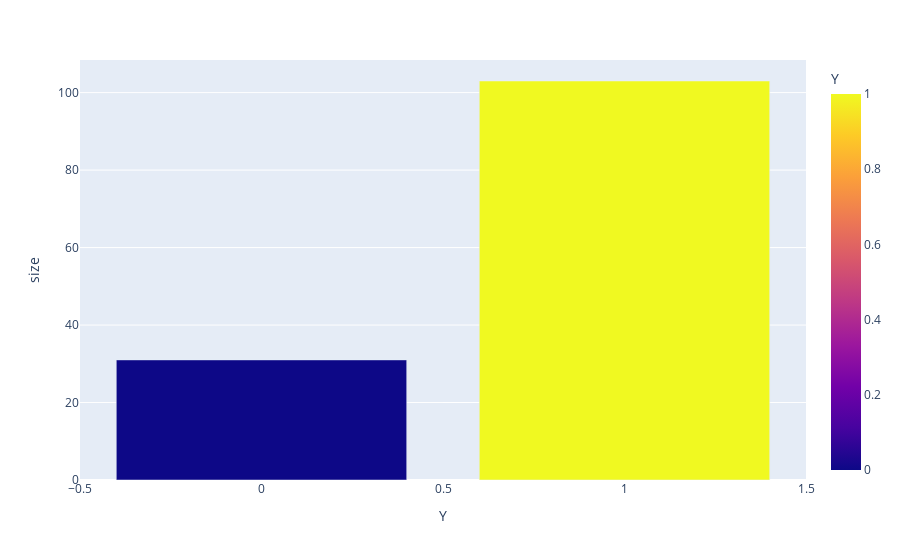

Notebook code cell kept with this figure:
### Markdown cell above
4. Compare the acceptance rate between drivers who go to a bar more than once a month and are over the age of 25 to the all others.  Is there a difference?

### Code cell
# create scenariodf1 => bar > 1 and age > 25
scenariodf1 =  barcoupon.query("Bar > 1").query("age > 25 ")
scenariodf1 = scenariodf1.groupby('Y').size().reset_index(name='size')

fig = px.bar(scenariodf1, x='Y', y='size',color='Y')
fig.show()

### Figure 1 — Plotly figure (JSON) as saved in the notebook; plotly's stock layout.template omitted (floating-point values rounded to 4 significant figures)
{"data": [{"alignmentgroup": "True", "hovertemplate": "Y=%{marker.color}<br>size=%{y}<extra></extra>", "legendgroup": "", "marker": {"color": [0, 1], "coloraxis": "coloraxis", "pattern": {"shape": ""}}, "name": "", "offsetgroup": "", "orientation": "v", "showlegend": false, "textposition": "auto", "type": "bar", "x": [0, 1], "xaxis": "x", "y": [31, 103], "yaxis": "y"}], "layout": {"barmode": "relative", "coloraxis": {"colorbar": {"title": {"text": "Y"}}, "colorscale": [[0, "#0d0887"], [0.1111, "#46039f"], [0.2222, "#7201a8"], [0.3333, "#9c179e"], [0.4444, "#bd3786"], [0.5556, "#d8576b"], [0.6667, "#ed7953"], [0.7778, "#fb9f3a"], [0.8889, "#fdca26"], [1, "#f0f921"]]}, "legend": {"tracegroupgap": 0}, "margin": {"t": 60}, "xaxis": {"anchor": "y", "domain": [0, 1], "title": {"text": "Y"}}, "yaxis": {"anchor": "x", "domain": [0, 1], "title": {"text": "size"}}}}
